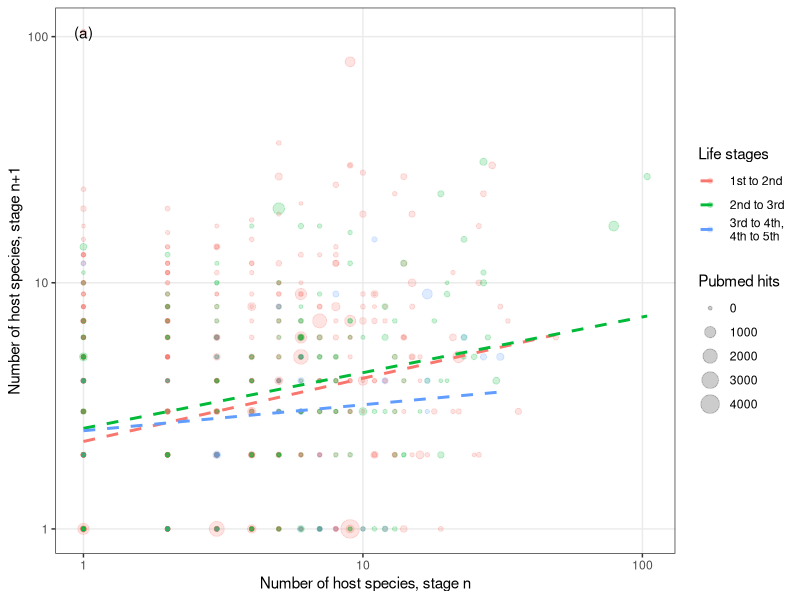
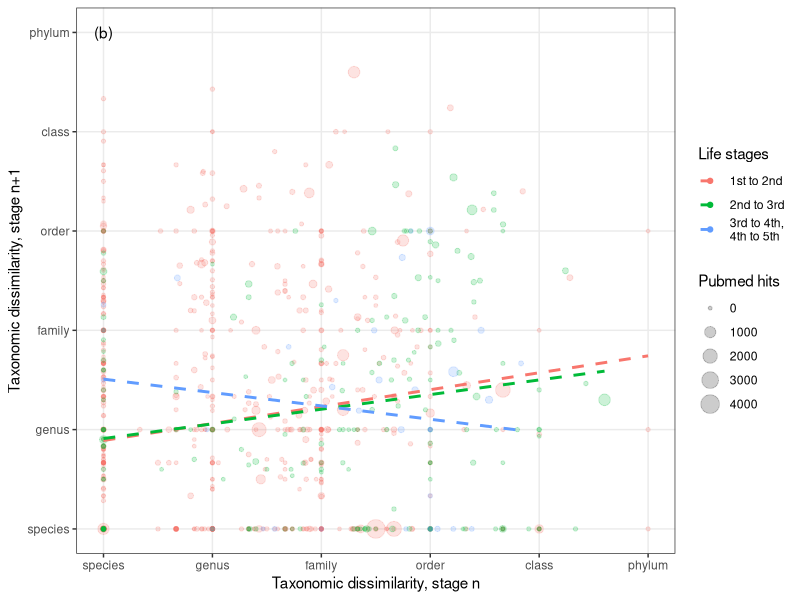
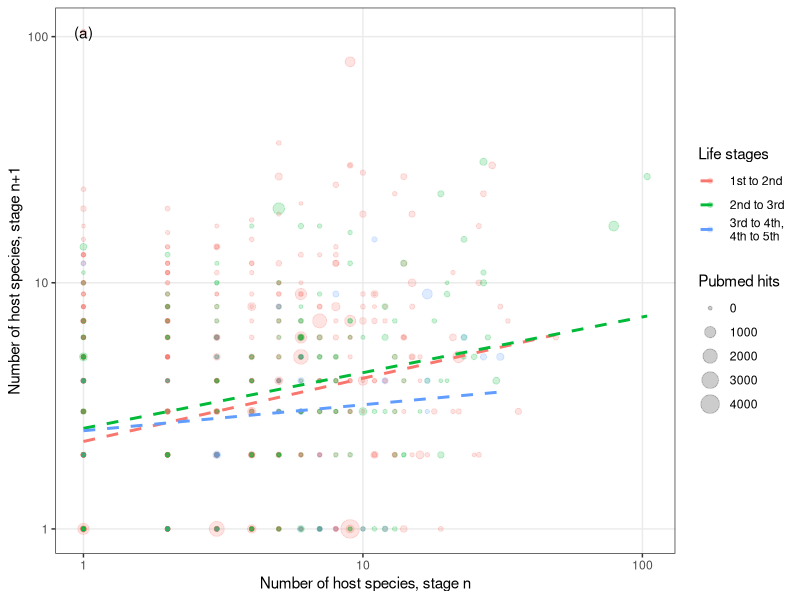
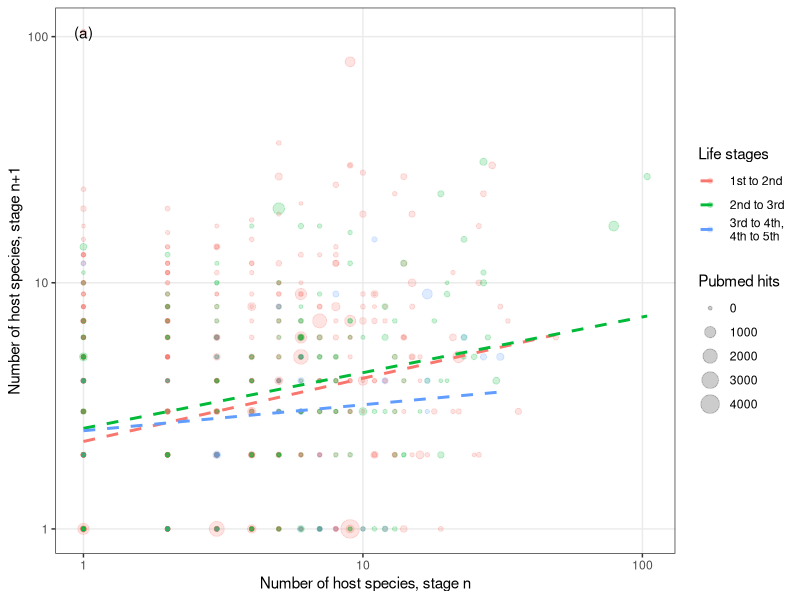
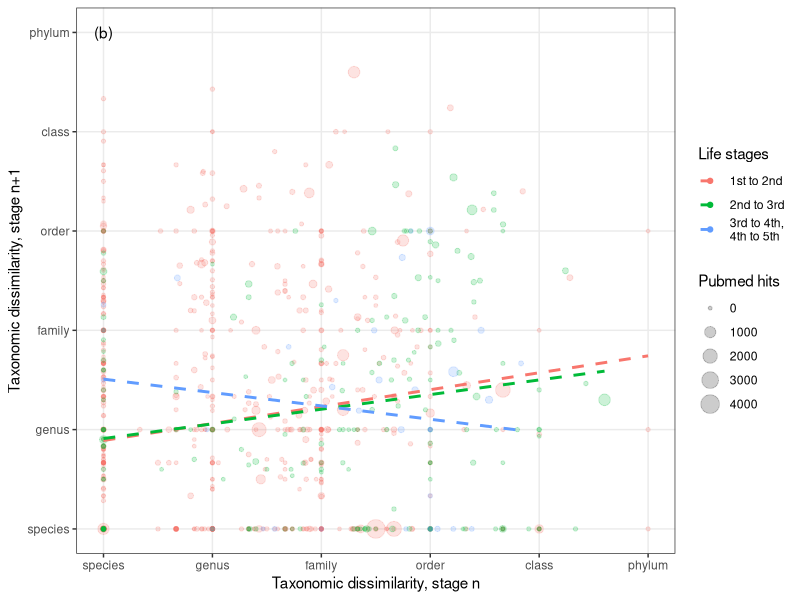
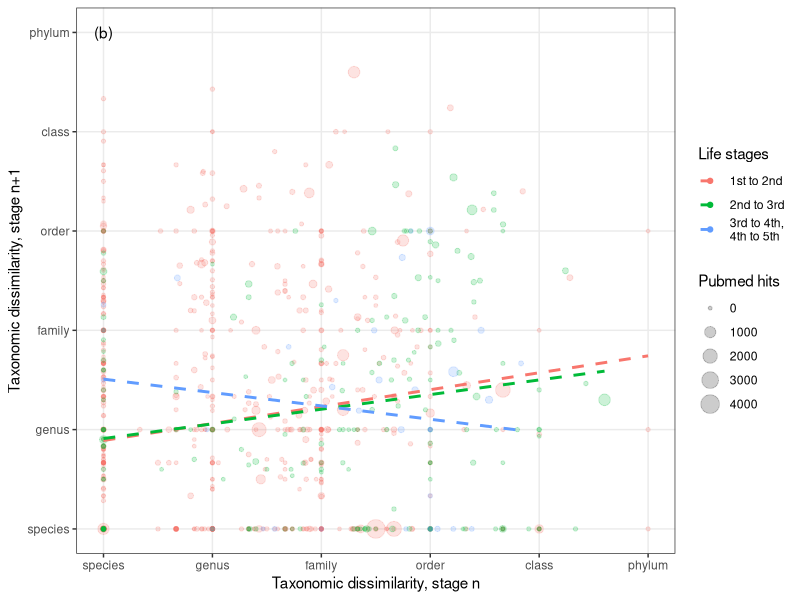

R code for these plots, in order:
## ---- chunk 1
library(ggplot2)
library(dplyr)
library(tidyr)
library(ape)
knitr::opts_chunk$set(echo = FALSE, warning = FALSE, message = FALSE)
options(stringsAsFactors = FALSE)
theme_set(new = theme_bw())
## ---- chunk 2
hosts_per_stage <- read.csv(file = "../data/stage_level_combined.csv", header = TRUE)
## ---- chunk 3
hosts_per_stage <- mutate(hosts_per_stage, rel_growth_paratenic = if_else(Facultative == "paratenic" & is.na(rel_growth_biov), 0, rel_growth_biov),
                          avg_dd_paratenic = if_else(Facultative == "paratenic" & is.na(avg_dd), 20, avg_dd))
## ---- chunk 4
# spread host range
hs_wide <- hosts_per_stage%>%
  filter(Facultative != 'postcyclic')%>%
  select(Parasite.species, Host.no, num_hosts_suspicious_removed)%>%
  spread(key =  Host.no, value = num_hosts_suspicious_removed)
names(hs_wide) <- c('Parasite.species', 'ns1', 'ns2', 'ns3', 'ns4', 'ns5')
## ---- chunk 5
# spread tax diss index
hs_wide2 <- hosts_per_stage%>%
  filter(Facultative != 'postcyclic')%>%
  select(Parasite.species, Host.no, hsi_lcdb_suspcious_rem)%>%
  spread(key =  Host.no, value = hsi_lcdb_suspcious_rem)
names(hs_wide2) <- c('Parasite.species', 'hsi1', 'hsi2', 'hsi3', 'hsi4', 'hsi5')
## ---- chunk 6
hs_wide <- left_join(hs_wide, hs_wide2)
## ---- chunk 7
# stack generality, so one colum is in host n, next is in host n +1
hs_n1 <- select(hs_wide, Parasite.species, ns1, ns2, hsi1, hsi2)%>%
  filter(!is.na(ns1) & !is.na(ns2))
hs_n1$step <- "1st to 2nd"

hs_n2 <- select(hs_wide, Parasite.species, ns1 = ns2, ns2 = ns3, hsi1 = hsi2, hsi2 = hsi3)%>%
  filter(!is.na(ns1) & !is.na(ns2))
hs_n2$step <- "2nd to 3rd"

hs_n3 <- select(hs_wide, Parasite.species, ns1 = ns3, ns2 = ns4, hsi1 = hsi3, hsi2 = hsi4)%>%
  filter(!is.na(ns1) & !is.na(ns2))
hs_n3$step <- "3rd to 4th,\n4th to 5th"

hs_n4 <- select(hs_wide, Parasite.species, ns1 = ns4, ns2 = ns5, hsi1 = hsi4, hsi2 = hsi5)%>%
  filter(!is.na(ns1) & !is.na(ns2))
hs_n4$step <- "3rd to 4th,\n4th to 5th"

hs_nlong <- bind_rows(hs_n1, hs_n2, hs_n3, hs_n4)
## ---- chunk 8
hs_nlong <- left_join(hs_nlong, select(hosts_per_stage, Parasite.species, lcl_max_fac, study_effort)%>%distinct())
## ---- chunk 9
length(hs_nlong$Parasite.species)
## ---- chunk 10
n_distinct(hs_nlong$Parasite.species)
## ---- chunk 11
f3a <- ggplot(hs_nlong, aes(x = ns1, y = ns2, color = step)) + 
  geom_point(alpha = 0.2, aes(size = study_effort)) +
  geom_smooth(method = lm, se = F, linetype = 'dashed') +
  scale_x_log10() + scale_y_log10() +
  labs(x = "Number of host species, stage n", y = "Number of host species, stage n+1", 
       color = "Life stages", size = "Pubmed hits") +
  theme(panel.grid.minor = element_blank()) +
  annotate(geom = 'text', label = '(a)', x = min(hs_nlong$ns1, na.rm=T), y = max(hs_nlong$ns2, na.rm=T) )

f3a
## ---- chunk 12
tax.ranks <- c('genus', 'family', 'order', 'class', 'phylum') # for axis label
## ---- chunk 13
f3b <- ggplot(hs_nlong, aes(x = hsi1, y = hsi2, color = step)) + 
  geom_point(alpha = 0.2, aes(size = study_effort)) +
  geom_smooth(method = lm, se = F, linetype = 'dashed') +
  labs(x = "Taxonomic dissimilarity, stage n", y = "Taxonomic dissimilarity, stage n+1",
       color = "Life stages", size = "Pubmed hits") +
  theme(panel.grid.minor = element_blank()) +
  scale_x_continuous(limits = c(1,6), breaks = c(1:6), labels = c("species", tax.ranks)) +
  scale_y_continuous(limits = c(1,6), breaks = c(1:6), labels = c("species", tax.ranks)) +
  annotate(geom = 'text', label = '(b)', x = min(hs_nlong$hsi1, na.rm=T), y = 6 ) +
  guides(colour = guide_legend(override.aes = list(alpha = 1)))

f3b
## ---- chunk 14
fig_width <- 6
fig_height <- 4.5

ggsave(filename = "../figs/Fig4a.svg", plot = f3a, device = 'svg', units = 'in', width = fig_width, height = fig_height)
ggsave(filename = "../figs/Fig4a.png", plot = f3a, device = 'png', units = 'in', width = fig_width, height = fig_height)
## ---- chunk 15
ggsave(filename = "../figs/Fig4b.svg", plot = f3b, device = 'svg', units = 'in', width = fig_width, height = fig_height)
ggsave(filename = "../figs/Fig4b.png", plot = f3b, device = 'png', units = 'in', width = fig_width, height = fig_height)
